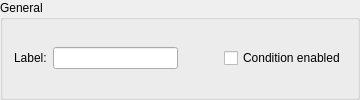
        <widget class="QGroupBox" name="groupBoxGeneral">
         <property name="title">
          <string>General</string>
         </property>
         <layout class="QGridLayout" name="gridLayout_9">
          <item row="0" column="5">
           <widget class="QCheckBox" name="checkEnabled">
            <property name="text">
             <string>Condition enabled</string>
            </property>
           </widget>
          </item>
          <item row="0" column="1">
           <widget class="QLineEdit" name="lineSummary">
            <property name="sizePolicy">
             <sizepolicy hsizetype="Preferred" vsizetype="Fixed">
              <horstretch>0</horstretch>
              <verstretch>0</verstretch>
             </sizepolicy>
            </property>
            <property name="font">
             <font>
              <family>Monospace</family>
             </font>
            </property>
            <property name="text">
             <string/>
            </property>
            <property name="maxLength">
             <number>26</number>
            </property>
            <property name="placeholderText">
             <string/>
            </property>
           </widget>
          </item>
          <item row="0" column="2">
           <spacer name="horizontalSpacer_5">
            <property name="orientation">
             <enum>Qt::Horizontal</enum>
            </property>
            <property name="sizeHint" stdset="0">
             <size>
              <width>40</width>
              <height>20</height>
             </size>
            </property>
           </spacer>
          </item>
          <item row="0" column="0">
           <widget class="QLabel" name="label_2">
            <property name="text">
             <string>Label:</string>
            </property>
           </widget>
          </item>
         </layout>
        </widget>
